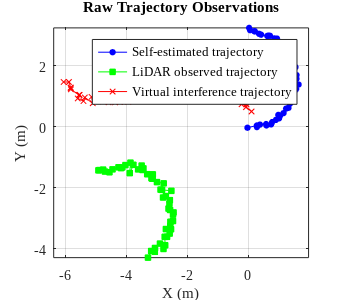
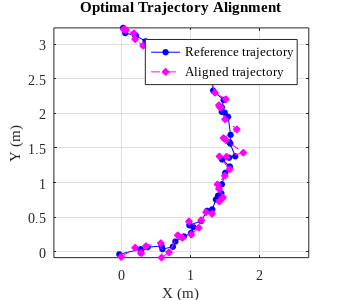

These figures' MATLAB source, in order:
%% Trajectory Matching and Teammate Identification (Vector-Direction Constrained)
% -------------------------------------------------------------------------
% Description: 
%   This script implements an iterative trajectory alignment algorithm 
%   incorporating Geometric, Temporal, and Vector-Directional constraints.
%   It uses Dynamic Time Warping (DTW) for correspondence and Weighted SVD 
%   for rigid transformation estimation.
% -------------------------------------------------------------------------

clear; clc; close all;
rng(1); % For reproducibility

% 仅保留学术字体
set(0,'defaultAxesFontName','Times New Roman');
set(0,'defaultTextFontName','Times New Roman');

%% 1. Scenario Simulation
N = 50; M = 50; dt = 0.2; noise_lvl = 0.05;

t_range = linspace(0, pi, N);
TS = [cumsum(cos(t_range)*0.5); cumsum(sin(t_range)*0.5)] * dt;
TS = TS + noise_lvl * randn(2,N);

theta_true = deg2rad(30); 
R_true = [cos(theta_true) -sin(theta_true); sin(theta_true) cos(theta_true)];
t_true = [5; 2];
TD1 = R_true * (TS - t_true) + noise_lvl * randn(2,N);

TD2 = [linspace(-2, -4, M); linspace(-1.5, 3.5, M)] + cos(t_range)*2 + noise_lvl*randn(2,M);

candidates = {TD1, TD2};
tau_s = linspace(0, 1, N);
tau_d = linspace(0, 1, M);

%% 2. Algorithm Parameters
params.lambda_t = 2.0;      
params.lambda_v = 3.5;      
params.dtw_window = 0.3;    
params.skip_penalty = 1.2;  
params.max_iter = 50;
params.tol = 1e-6;

%% 3. Core Identification Logic
results = struct();
for m = 1:length(candidates)
    TD = candidates{m};
    t = mean(TS, 2) - mean(TD, 2); 
    R = eye(2); 
    
    Vs = diff(TS, 1, 2); Vs = [Vs, Vs(:,end)]; 
    Vd = diff(TD, 1, 2); Vd = [Vd, Vd(:,end)];
    
    last_cost = inf; norm_geom = 1.0; 
    fprintf('Processing Candidate %d...\n', m);
    
    for iter = 1:params.max_iter
        TD_trans = R * TD + t;
        C_geom = pdist2(TS', TD_trans').^2;
        C_time = abs(repmat(tau_s', 1, M) - repmat(tau_d, N, 1));
        
        Vd_rot = R * Vd;
        C_vec_unit = 1 - sum(Vs .* Vd_rot) ./ (sqrt(sum(Vs.^2)).*sqrt(sum(Vd_rot.^2)) + 1e-6);
        C_vector = repmat(C_vec_unit, N, 1); 

        if iter == 1
            norm_geom = max(mean(C_geom(:)), 0.1);
        end
        
        C = (C_geom/norm_geom) + params.lambda_t * C_time + params.lambda_v * C_vector;
        mask = (C_time <= params.dtw_window);
        C_dtw = C; C_dtw(~mask) = max(C(:)) + 10;
        
        D = inf(N, M); Prev = zeros(N, M); D(1,1) = C_dtw(1,1);
        for i = 2:N, D(i,1) = D(i-1,1) + C_dtw(i,1) + params.skip_penalty; Prev(i,1) = 2; end
        for j = 2:M, D(1,j) = D(1,j-1) + C_dtw(1,j) + params.skip_penalty; Prev(1,j) = 3; end
        
        for i = 2:N
            for j = 2:M
                [v, idx] = min([D(i-1,j-1) + C_dtw(i,j), ...
                               D(i-1,j) + C_dtw(i,j) + params.skip_penalty, ...
                               D(i,j-1) + C_dtw(i,j) + params.skip_penalty]);
                D(i,j) = v; Prev(i,j) = idx;
            end
        end
        
        P = zeros(N, M); ci = N; cj = M;
        while ci >= 1 && cj >= 1
            if mask(ci, cj), P(ci, cj) = 1; end
            if ci == 1 && cj == 1, break; end
            if ci == 1, cj = cj - 1;
            elseif cj == 1, ci = ci - 1;
            else
                step = Prev(ci, cj);
                if step == 1, ci = ci-1; cj = cj-1;
                elseif step == 2, ci = ci-1;
                else, cj = cj-1; end
            end
        end
        P_norm = P / max(sum(P(:)), 1e-10);
        
        mu_s = TS * sum(P_norm, 2);
        mu_d = TD * sum(P_norm, 1)';
        H = (TS - mu_s) * P_norm * (TD - mu_d)';
        [U, ~, V] = svd(H);
        R_new = U * V';
        if det(R_new) < 0, V(:,end) = -V(:,end); R_new = U * V'; end
        t_new = mu_s - R_new * mu_d;
        
        R = R_new; t = t_new;
        curr_cost = sum(sum(P_norm .* C));
        if abs(last_cost - curr_cost) < params.tol, break; end
        last_cost = curr_cost;
    end
    results(m).cost = curr_cost;
    results(m).R = R; results(m).t = t;
end

%% 4. Results Reporting
[~, best_id] = min([results.cost]);
fprintf('\n================ Identification Report ================\n');
fprintf('Candidate 1 (Teammate) Total Cost: %.4f\n', results(1).cost);
fprintf('Candidate 2 (Distractor) Total Cost: %.4f\n', results(2).cost);
fprintf('>>> Result: Identified Candidate %d as Teammate <<<\n', best_id);

%% 5. LaTeX 双栏标准尺寸绘图 + 导出PDF
TD_aligned = results(best_id).R * candidates{best_id} + results(best_id).t;

% LaTeX双栏标准尺寸：宽3.5in 高3.0in
fig_width = 3.5;   
fig_height = 3.0;  

% ========== 图1：原始轨迹 Fig1_Raw.pdf ==========
figure('Units','inches','Position',[1,1,fig_width,fig_height],'Color','w');
hold on; grid on; box on;

p1 = plot(TS(1,:), TS(2,:), 'b-o', 'MarkerSize',4,'MarkerFaceColor','b');
p2 = plot(TD1(1,:), TD1(2,:), 'g-s', 'MarkerSize',4,'MarkerFaceColor','g');
p3 = plot(TD2(1,:), TD2(2,:), 'r-x', 'MarkerSize',4);

xlabel('X (m)');
ylabel('Y (m)');
title('Raw Trajectory Observations');
axis equal;

% 英文学术精简图例（严格对应你的物理含义）
legend([p1,p2,p3],{...
    'Self-estimated trajectory',...
    'LiDAR observed trajectory',...
    'Virtual interference trajectory'});

% 导出无白边矢量PDF
set(gcf,'PaperPositionMode','auto');
print(gcf,'Fig1_Raw','-dpdf','-vector');

% ========== 图2：对齐后轨迹 Fig2_Aligned.pdf ==========
figure('Units','inches','Position',[2,1,fig_width,fig_height],'Color','w');
hold on; grid on; box on;

p4 = plot(TS(1,:), TS(2,:), 'b-o', 'MarkerSize',4,'MarkerFaceColor','b');
p5 = plot(TD_aligned(1,:), TD_aligned(2,:), 'm--d', 'MarkerSize',5,'MarkerFaceColor','m');

for k = 1:5:N
    line([TS(1,k), TD_aligned(1,k)], [TS(2,k), TD_aligned(2,k)],...
         'Color',[0.4 0.4 0.4],'LineStyle',':','HandleVisibility','off');
end

xlabel('X (m)');
ylabel('Y (m)');
title('Optimal Trajectory Alignment');
axis equal;
legend([p4,p5],{'Reference trajectory','Aligned trajectory'});

% 导出无白边矢量PDF
set(gcf,'PaperPositionMode','auto');
print(gcf,'Fig2_Aligned','-dpdf','-vector');

%% 6. Pose Estimation Analysis
fprintf('\n================ Pose Estimation Summary (Candidate %d) ================\n', best_id);
theta_est_rad = atan2(results(best_id).R(2,1), results(best_id).R(1,1));
theta_est_deg = -rad2deg(theta_est_rad);
t_est = results(best_id).t;

fprintf('Estimated Rotation Angle: %.2f deg\n', theta_est_deg);
fprintf('Estimated Translation:    [X: %.4f, Y: %.4f]\n', t_est(1), t_est(2));

if best_id == 1
    fprintf('-------------------------------------------------------\n');
    fprintf('Ground Truth Comparison:\n');
    fprintf('Rotation Error:    %.4f deg\n', abs(theta_est_deg - rad2deg(theta_true)));
    fprintf('Translation Error: %.4f m (Euclidean)\n', norm(t_est - t_true));
end
